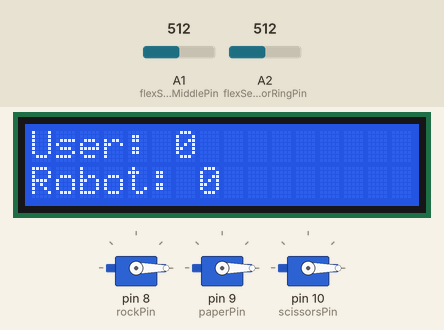
Simulated run of this sketch. Board: Arduino Uno, built with avr-gcc and run on an emulated ATmega328P. Parts: 16×2 character LCD, 3 × servo. The test bench sets the inputs (shaded band); at power-on: A1 (flexSensorMiddlePin) = 512, A2 (flexSensorRingPin) = 512. Random numbers use the default seed unless the sketch sets one.

Above: at 0.1 s.
At 7.6 s:
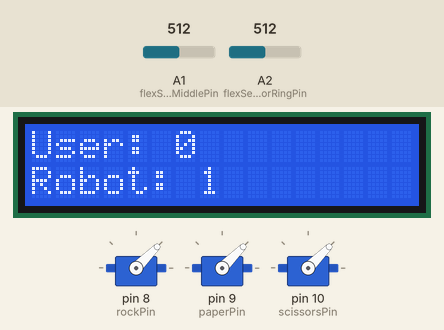
At 12.6 s:
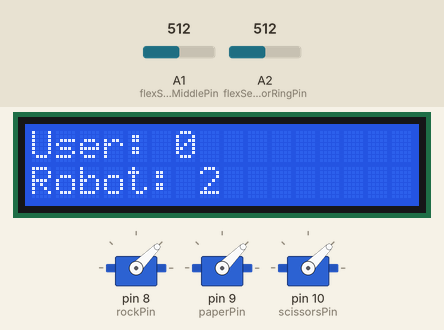
At 17.6 s:
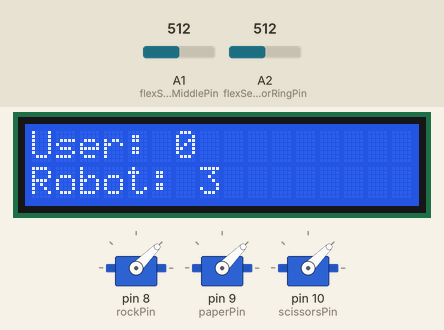
At 27.7 s:
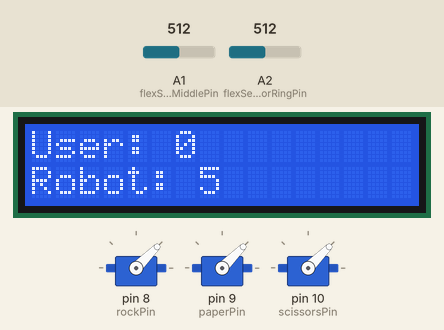
At 37.7 s:
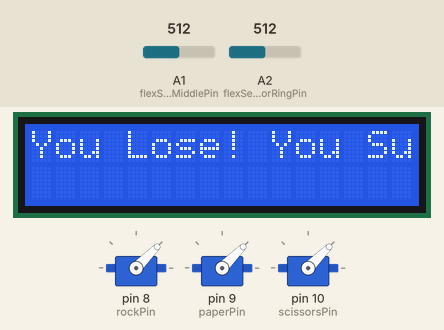
Timing chart, 0 to 39.2 s (numbered marks = the images above):
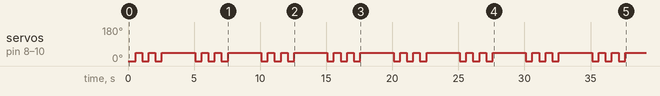

Measured:
- by itself, servo on pin 8 (rockPin), servo on pin 9 (paperPin), servo on pin 10 (scissorsPin): repeats every 5.0 s: 0° 0.50 s, 45° 0.50 s, 0° 0.50 s, 45° 2.5 s, 0° 0.50 s, 45° 0.50 s

The sketch:

rps.ino
```cpp
// TEAM 23 ROCK, PAPER, SCISSORS ROBOT

#include <Servo.h>
#include <LiquidCrystal.h>

// pin declarations
int rockPin = 8;
int paperPin = 9;
int scissorsPin = 10;

int flexSensorMiddlePin = A1;
int flexSensorRingPin = A2;

// flex sensor calibration values
int flexMiddleLowerBound = 250;
int flexMiddleUpperBound = 450;
int flexRingLowerBound   = 360;
int flexRingUpperBound   = 490;

// the % value at which we determine a finger to be straight.
// anything less or equal will be considered a straight finger
int fingerStraight = 30;
//>>>>>>> flexSensor

// Servo object declarations
Servo rock;
Servo paper;
Servo scissors;

//initialize library with numbers of interface pins
LiquidCrystal lcd(12, 11, 5, 4, 3, 2);

// Int representation for things like random() and userInput
int rockInt = 0;
int paperInt = 1;
int scissorsInt = 2;

int draw = 0;
int userWin = 1;
int botWin = 2;

// Values to control the speed of the continuous servos - use floats for percision
int upAngle = 45;
int downAngle = 0;

int moveTime = 500; // the amount of time (ms) to allow the servos to move up or down
int pauseTime = 1000; // the amount of time for the bot to hold up its chosen move

// track scores
int userScore = 0;
int robotScore = 0;
// CONST: max score for ending game; change to desired value
int maxScore = 7;

int userMove = 0;
int botMove = 0;

boolean cheating = true;

// the countdown function is the robots way of doing "Rock, Paper, Scissors"
void countdown()
{
  // move all arms down and up three times
  for(int i=0; i<3; i++){
     rock.write(downAngle);
     paper.write(downAngle);
     scissors.write(downAngle);
     delay(moveTime);
     rock.write(upAngle);
     paper.write(upAngle);
     scissors.write(upAngle);
     delay(moveTime);
  }
}
// the makeMove functions hold up the chosen move for pauseTime and then put the arm down
void makeMove(Servo armToMove)
{
  armToMove.write(downAngle);
  delay(moveTime);
  delay(pauseTime); // holds the chosen move for given delay
  armToMove.write(upAngle);
  delay(moveTime);
}

void updateLCD()
{
  String line1 = "User: " + String(userScore);
  String line2 = "Robot: " + String(robotScore);
  lcd.clear();
  lcd.setCursor(0, 0);
  lcd.print(line1);
  lcd.setCursor(0, 1);
  lcd.print(line2);
}

int userInput()
// gets user input for move
// can be changed later for input from buttons; uses serial monitor for now
{
  int middleReading = analogRead(flexSensorMiddlePin);
  int ringReading = analogRead(flexSensorRingPin);
  int middleFinger = map(middleReading, flexMiddleLowerBound, flexMiddleUpperBound, 0, 100);
  int ringFinger = map(ringReading, flexRingLowerBound, flexRingUpperBound, 0, 100);

  if((ringFinger < fingerStraight) && (middleFinger < fingerStraight))
  {
    return rockInt;
  }
  else if ((ringFinger >= fingerStraight) && (middleFinger >= fingerStraight))
  {
    return paperInt;
  }
  else if ((ringFinger < fingerStraight) && (middleFinger >= fingerStraight))
 {
   return scissorsInt;
 }
}

int whoWins(int user, int robot)
// return 0 for draw, 1 for user win, 2 for robot win
// return values may be changed later
{
  if (user == ((robot+1)%3)){
    return userWin;
  }
  else if (robot == ((user+1)%3)){
    return botWin;
  }
  else{
   return draw;
  }
}

void updateScore(int winner)
// adds 1 to winner's score constant
{
  if (winner == userWin)
    ++userScore;
  else if (winner == botWin)
    ++robotScore;
}

boolean gameOver()
// checks if game is over
{
  if (userScore == maxScore || robotScore == maxScore)
    return true;
  else
    return false;
}

void printWinner()
{
  lcd.clear();
  lcd.setCursor(0, 0);
  if (userScore == maxScore)
  {
    String toPrint = "You Win!";
    lcd.print(toPrint);
  }
  else
  {
    String toPrint = "You Lose! You Suck!";
    lcd.print(toPrint);
  }
}

void setup()
{
  lcd.begin(16, 2);
  rock.attach(rockPin);  // attaches the servo on pin 9 to the servo object
  paper.attach(paperPin);
  scissors.attach(scissorsPin);
  Serial.begin(9600);
  updateLCD();
}

void loop()
{
    countdown();
    userMove = userInput();

    if(cheating == true){
      botMove = (userMove+1)%3;
    }
    else {
      botMove = random(0,3);
    }

    if(botMove == rockInt){ makeMove(rock); }
    else if(botMove == paperInt){ makeMove(paper); }
    else if(botMove == scissorsInt){ makeMove(scissors); }

    int winner = whoWins(userMove, botMove);
    updateScore(winner);
    updateLCD();
    if (gameOver()){
      printWinner();
   }
}
```
